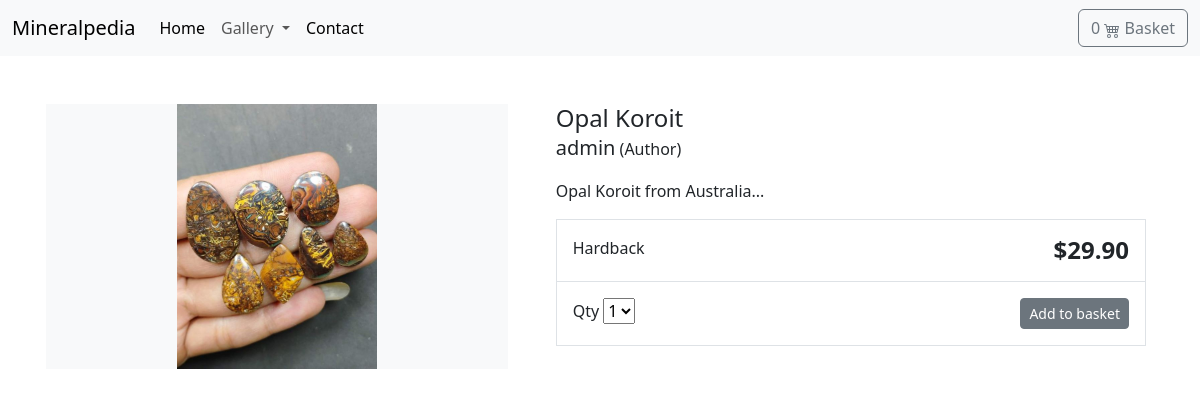
The app's page /opal-koroit/ with its own data.
### store/models.py (models this page shows, shortened)
class Product(models.Model):
    category = models.ForeignKey(
        Category, related_name='product', on_delete=models.CASCADE)
    created_by = models.ForeignKey(
        User, on_delete=models.CASCADE, related_name='product_creator')
    title = models.CharField(max_length=255)
    author = models.CharField(max_length=255, default='admin')
    description = models.TextField(blank=True)
    image = models.ImageField(
        upload_to='images/', default='images/default.png')
    slug = models.SlugField(max_length=255)
    price = models.DecimalField(max_digits=4, decimal_places=2)
    in_stock = models.BooleanField(default=True)
    is_active = models.BooleanField(default=True)
    created = models.DateTimeField(auto_now_add=True)
    updated = models.DateTimeField(auto_now=True)
    objects = models.Manager()
    products = ProductManager()
    class Meta:
        verbose_name_plural = 'Products'
        ordering = ('-created',)

### store/views.py (the view)
# urls.py: path('<slug:slug>/', views.product_detail, name='product_detail'),
def product_detail(request, slug):
    product = get_object_or_404(Product, slug=slug, in_stock=True)
    return render(request, 'store/products/detail.html', {'product': product})

### basket/basket.py (called while the page is built)
    def __len__(self):
        return sum(item['qty'] for item in self.basket.values())

### basket/context_processors.py (called while the page is built)
def basket(request):
    return {'basket': Basket(request)}

### store/context_processors.py (called while the page is built)
def categories(request):
    return {
        'categories': Category.objects.all()
    }

### templates/store/products/detail.html (shortened to what this page needs)
{% extends "store/base.html" %}
{% load static %}
{% block contents %}
<div class="container">
    <main class="pt-5">
        <div class="row g-3">
            <div class="col-md-5 col-lg-5 order-md-first bg-light">
                <img class="img-fluid mx-auto d-block" width="200px" alt="Responsive image" src="{{ product.image.url }}">
            </div>
            <div class="col-md-7 col-lg-7 ps-md-3 ps-lg-5">
                <h1 class="mb-0 h4">{{ product.title }}</h1>
                <p><span class="lead">{{ product.author }}</span> (Author)</p>
                <p>{{ product.description|slice:":355" }}...</p>
                <div class="border">
                    <div class="col border-bottom">
                        <div class="row p-3">
                            <div class="col-6">Hardback</div>
                            <div class="col-6 text-end"><span class="h4 fw-bold">${{ product.price }}</span></div>
                        </div>
                    </div>
                    <div class="col">
                        <div class="row p-3">
                            <div class="col-6">
                                <label for="select">Qty</label>
                                <select id="select">
                                    <option value="1">1</option>
                                </select>
                            </div>
                                <div class="col-6 text-end">
                                    <button type="button" id="add-button" value="{{product.id}}" class="btn btn-secondary btn-sm">Add to
                                        basket</button>
                                </div>
                        </div>
                    </div>
                </div>
            </div>
        </div>
    </main>
</div>
{% endblock contents %}

### records on screen
Product: image (picture), title "Opal Koroit", author "admin", description "Opal Koroit from Australia", price "29.90"
